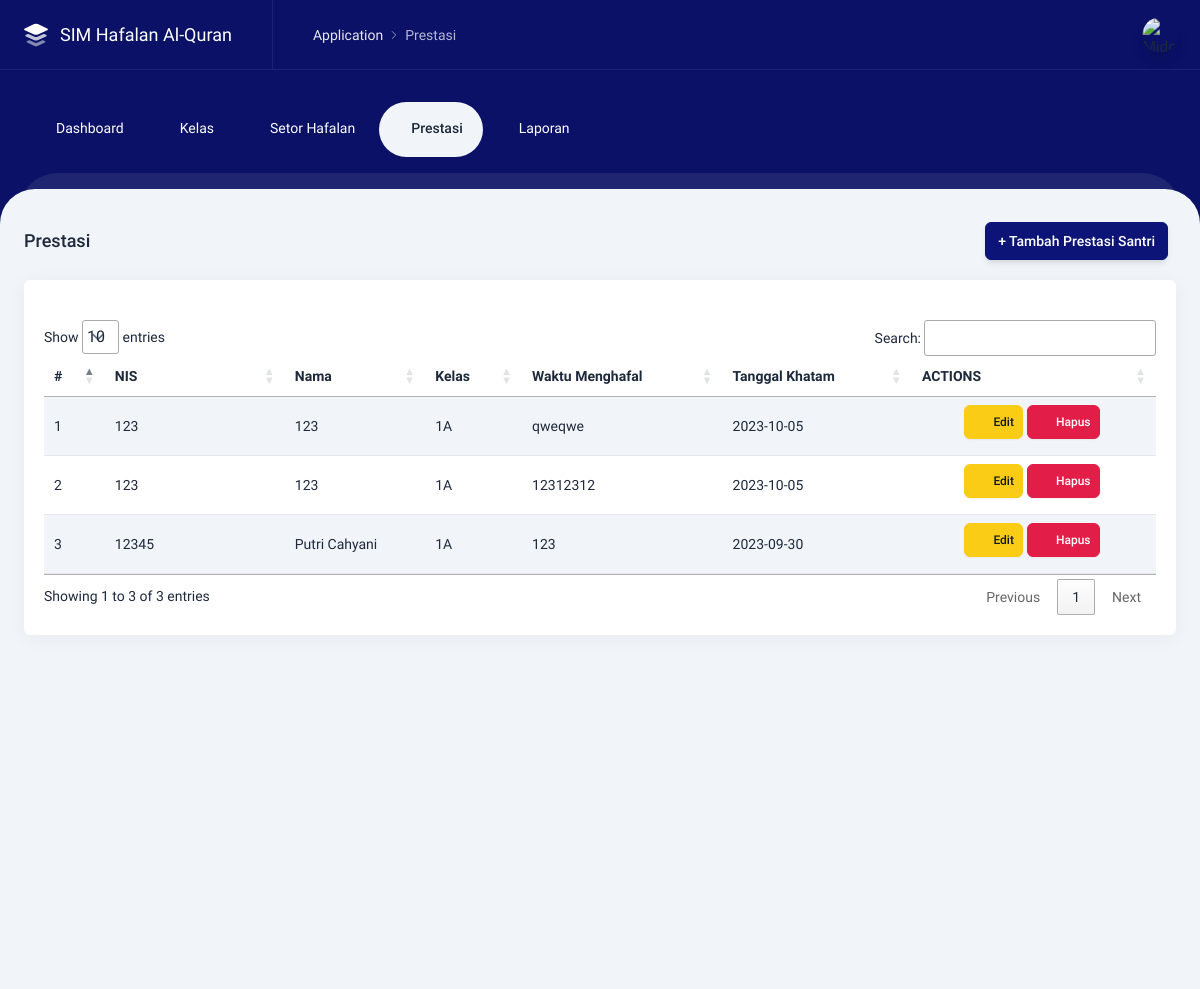
The page /admin/prestasi.php (signed in) on the database its author committed.
### tables this page shows
CREATE TABLE `tb_prestasi` (
  `id` int NOT NULL,
  `id_santri` int NOT NULL,
  `waktu_menghafal` varchar(100) NOT NULL,
  `tanggal_khatam` varchar(100) NOT NULL,
  `created_at` varchar(100) NOT NULL,
  `updated_at` varchar(100) NOT NULL
);

CREATE TABLE `tb_santri` (
  `id` bigint UNSIGNED NOT NULL,
  `nis` varchar(20) NOT NULL,
  `kelas` varchar(255) NOT NULL,
  `nama` varchar(255) NOT NULL,
  `tempatlahir` varchar(255) NOT NULL,
  `tanggallahir` varchar(255) NOT NULL,
  `nama_ortu` varchar(255) NOT NULL,
  `no_hp` varchar(255) NOT NULL,
  `alamat` varchar(255) NOT NULL,
  `created_at` varchar(40) DEFAULT NULL,
  `updated_at` varchar(40) DEFAULT NULL
);

### admin/prestasi.php (the view, shortened to what this page needs)
<?php
$title = 'Prestasi';
include 'layouts/header.php';
include 'layouts/navbar.php';
?>
<div class="content content--top-nav">
    <div class="intro-y flex flex-col sm:flex-row items-center mt-8">
        <h2 class="text-lg font-medium mr-auto"><?= $title ?> </h2>
        <div class="w-full sm:w-auto flex mt-4 sm:mt-0">
            <a href="javascript:;" data-tw-toggle="modal" data-tw-target="#tambah-prestasi"
                class="btn btn-primary shadow-md mr-2">+ Tambah Prestasi Santri</a>
        </div>
    </div>
    <div class="intro-y box p-5 mt-5">
        <div class="card">
            <br>
            <div class="overflow-x-auto">
                <table id="example" class="table table-striped">
                    <thead>
                        <tr>
                            <th class="whitespace-nowrap">#</th>
                            <th class="whitespace-nowrap">NIS</th>
                            <th class="whitespace-nowrap">Nama</th>
                            <th class="whitespace-nowrap">Kelas</th>
                            <th class="whitespace-nowrap">Waktu Menghafal</th>
                            <th class="whitespace-nowrap">Tanggal Khatam</th>
                            <th class="whitespace-nowrap">ACTIONS</th>
                        </tr>
                    </thead>
                    <tbody>
                        <?php
                        $nomor_urut = 1;
                        $query = $koneksi->query("SELECT p.*, s.nis, s.kelas, s.nama FROM tb_prestasi p LEFT JOIN tb_santri s ON p.id_santri = s.id ORDER BY p.updated_at DESC");
                        $data_santri = $query->fetch_all(MYSQLI_ASSOC);
                        if (empty($data_santri)) {
                            echo "<strong> Data belum ada. </strong>";
                        } else {
                        foreach ($query as $data) : ?>
                        <tr class="intro-x">
                            <td>
                                <?= $nomor_urut ?>
                            </td>
                            <td class="w-40"><?= $data['nis'] ?></td>
                            <td><?= $data['nama'] ?></td>
                            <td><?= $data['kelas'] ?></td>
                            <td><?= $data['waktu_menghafal'] ?></td>
                            <td><?= $data['tanggal_khatam'] ?></td>
                            <td class="table-report__action w-56">
                                <div class="flex justify-center items-center">
                                    <a href="javascript:;" data-tw-toggle="modal"
                                        data-tw-target="#edit-prestasi<?=$data['id']?>"
                                        class="btn btn-warning btn-sm mr-1 mb-2"><i data-lucide="edit"
                                            class="w-5 h-5"></i> Edit</a>
                                    <a href="javascript:;" data-tw-toggle="modal" data-tw-target="#delete-modal-preview<?= $data['id']?>"
                                        class="btn btn-danger btn-sm mr-1 mb-2"><i data-lucide="trash"
                                            class="w-5 h-5"></i> Hapus</a>
                                </div>
                            </td>
                        </tr>
                        <?php $nomor_urut++; endforeach; ?>
                        <?php } ?>
                    </tbody>
                </table>
            </div>
        </div>
    </div>
</div>
<?php
include 'layouts/footer.php';
?>

### rows shown on the page
tb_prestasi: id_santri.nis "123", id_santri.nama "123", id_santri.kelas "1A", waktu_menghafal "qweqwe", tanggal_khatam "2023-10-05"
tb_prestasi: id_santri.nis "123", id_santri.nama "123", id_santri.kelas "1A", waktu_menghafal "12312312", tanggal_khatam "2023-10-05"
tb_prestasi: id_santri.nis "12345", id_santri.nama "Putri Cahyani", id_santri.kelas "1A", waktu_menghafal "123", tanggal_khatam "2023-09-30"

### other values the page prints
$title "Prestasi"
